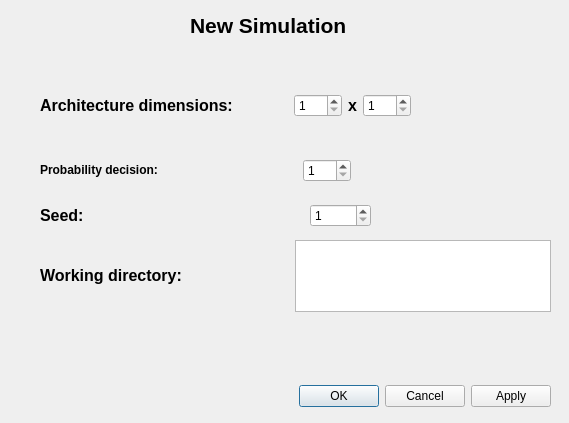
<?xml version="1.0" encoding="UTF-8"?>
<ui version="4.0">
 <class>SimulationDialog</class>
 <widget class="QDialog" name="SimulationDialog">
  <property name="geometry">
   <rect>
    <x>0</x>
    <y>0</y>
    <width>569</width>
    <height>423</height>
   </rect>
  </property>
  <property name="windowTitle">
   <string>Invasim</string>
  </property>
  <widget class="QDialogButtonBox" name="buttonBox">
   <property name="geometry">
    <rect>
     <x>210</x>
     <y>380</y>
     <width>341</width>
     <height>32</height>
    </rect>
   </property>
   <property name="orientation">
    <enum>Qt::Horizontal</enum>
   </property>
   <property name="standardButtons">
    <set>QDialogButtonBox::Apply|QDialogButtonBox::Cancel|QDialogButtonBox::Ok</set>
   </property>
   <property name="centerButtons">
    <bool>false</bool>
   </property>
  </widget>
  <widget class="QLabel" name="title_label">
   <property name="geometry">
    <rect>
     <x>190</x>
     <y>10</y>
     <width>161</width>
     <height>31</height>
    </rect>
   </property>
   <property name="text">
    <string>&lt;html&gt;&lt;head/&gt;&lt;body&gt;&lt;p&gt;&lt;span style=&quot; font-size:16pt; font-weight:600;&quot;&gt;New Simulation&lt;/span&gt;&lt;/p&gt;&lt;/body&gt;&lt;/html&gt;</string>
   </property>
  </widget>
  <widget class="QWidget" name="horizontalLayoutWidget">
   <property name="geometry">
    <rect>
     <x>40</x>
     <y>70</y>
     <width>371</width>
     <height>71</height>
    </rect>
   </property>
   <layout class="QHBoxLayout" name="dim_container">
    <item>
     <widget class="QLabel" name="arch_label">
      <property name="text">
       <string>&lt;html&gt;&lt;head/&gt;&lt;body&gt;&lt;p&gt;&lt;span style=&quot; font-size:12pt; font-weight:600;&quot;&gt;Architecture dimensions:&lt;/span&gt;&lt;/p&gt;&lt;/body&gt;&lt;/html&gt;</string>
      </property>
     </widget>
    </item>
    <item>
     <spacer name="horizontalSpacer">
      <property name="orientation">
       <enum>Qt::Horizontal</enum>
      </property>
      <property name="sizeHint" stdset="0">
       <size>
        <width>58</width>
        <height>20</height>
       </size>
      </property>
     </spacer>
    </item>
    <item>
     <widget class="QSpinBox" name="x_input">
      <property name="minimumSize">
       <size>
        <width>48</width>
        <height>0</height>
       </size>
      </property>
      <property name="readOnly">
       <bool>false</bool>
      </property>
      <property name="minimum">
       <number>1</number>
      </property>
      <property name="maximum">
       <number>100</number>
      </property>
     </widget>
    </item>
    <item>
     <widget class="QLabel" name="dot_label">
      <property name="text">
       <string>&lt;html&gt;&lt;head/&gt;&lt;body&gt;&lt;p align=&quot;center&quot;&gt;&lt;span style=&quot; font-size:12pt; font-weight:600;&quot;&gt;x&lt;/span&gt;&lt;/p&gt;&lt;/body&gt;&lt;/html&gt;</string>
      </property>
     </widget>
    </item>
    <item>
     <widget class="QSpinBox" name="y_input">
      <property name="minimumSize">
       <size>
        <width>48</width>
        <height>0</height>
       </size>
      </property>
      <property name="readOnly">
       <bool>false</bool>
      </property>
      <property name="minimum">
       <number>1</number>
      </property>
      <property name="maximum">
       <number>100</number>
      </property>
     </widget>
    </item>
   </layout>
  </widget>
  <widget class="QWidget" name="horizontalLayoutWidget_2">
   <property name="geometry">
    <rect>
     <x>40</x>
     <y>150</y>
     <width>311</width>
     <height>41</height>
    </rect>
   </property>
   <layout class="QHBoxLayout" name="decision_container">
    <item>
     <widget class="QLabel" name="decision_label">
      <property name="text">
       <string>&lt;html&gt;&lt;head/&gt;&lt;body&gt;&lt;p&gt;&lt;span style=&quot; font-weight:600;&quot;&gt;Probability decision: &lt;/span&gt;&lt;/p&gt;&lt;/body&gt;&lt;/html&gt;</string>
      </property>
     </widget>
    </item>
    <item>
     <spacer name="horizontalSpacer_2">
      <property name="orientation">
       <enum>Qt::Horizontal</enum>
      </property>
      <property name="sizeHint" stdset="0">
       <size>
        <width>40</width>
        <height>20</height>
       </size>
      </property>
     </spacer>
    </item>
    <item>
     <widget class="QSpinBox" name="decision_input">
      <property name="minimumSize">
       <size>
        <width>48</width>
        <height>0</height>
       </size>
      </property>
      <property name="readOnly">
       <bool>false</bool>
      </property>
      <property name="minimum">
       <number>1</number>
      </property>
      <property name="maximum">
       <number>100</number>
      </property>
     </widget>
    </item>
   </layout>
  </widget>
  <widget class="QWidget" name="horizontalLayoutWidget_3">
   <property name="geometry">
    <rect>
     <x>40</x>
     <y>240</y>
     <width>511</width>
     <height>72</height>
    </rect>
   </property>
   <layout class="QHBoxLayout" name="dir_container">
    <item>
     <widget class="QLabel" name="dir_label">
      <property name="text">
       <string>&lt;html&gt;&lt;head/&gt;&lt;body&gt;&lt;p&gt;&lt;span style=&quot; font-size:12pt; font-weight:600;&quot;&gt;Working directory:&lt;/span&gt;&lt;/p&gt;&lt;/body&gt;&lt;/html&gt;</string>
      </property>
     </widget>
    </item>
    <item>
     <spacer name="horizontalSpacer_3">
      <property name="orientation">
       <enum>Qt::Horizontal</enum>
      </property>
      <property name="sizeHint" stdset="0">
       <size>
        <width>40</width>
        <height>20</height>
       </size>
      </property>
     </spacer>
    </item>
    <item>
     <widget class="QTextEdit" name="dir_input"/>
    </item>
   </layout>
  </widget>
  <widget class="QWidget" name="horizontalLayoutWidget_4">
   <property name="geometry">
    <rect>
     <x>40</x>
     <y>200</y>
     <width>331</width>
     <height>31</height>
    </rect>
   </property>
   <layout class="QHBoxLayout" name="seed_container">
    <item>
     <widget class="QLabel" name="seed_label">
      <property name="text">
       <string>&lt;html&gt;&lt;head/&gt;&lt;body&gt;&lt;p&gt;&lt;span style=&quot; font-size:12pt; font-weight:600;&quot;&gt;Seed: &lt;/span&gt;&lt;/p&gt;&lt;/body&gt;&lt;/html&gt;</string>
      </property>
     </widget>
    </item>
    <item>
     <spacer name="horizontalSpacer_4">
      <property name="orientation">
       <enum>Qt::Horizontal</enum>
      </property>
      <property name="sizeHint" stdset="0">
       <size>
        <width>40</width>
        <height>20</height>
       </size>
      </property>
     </spacer>
    </item>
    <item>
     <widget class="QSpinBox" name="seed_input">
      <property name="minimumSize">
       <size>
        <width>48</width>
        <height>0</height>
       </size>
      </property>
      <property name="readOnly">
       <bool>false</bool>
      </property>
      <property name="minimum">
       <number>1</number>
      </property>
      <property name="maximum">
       <number>10000</number>
      </property>
     </widget>
    </item>
   </layout>
  </widget>
 </widget>
 <resources/>
 <connections>
  <connection>
   <sender>buttonBox</sender>
   <signal>accepted()</signal>
   <receiver>SimulationDialog</receiver>
   <slot>accept()</slot>
   <hints>
    <hint type="sourcelabel">
     <x>248</x>
     <y>254</y>
    </hint>
    <hint type="destinationlabel">
     <x>157</x>
     <y>274</y>
    </hint>
   </hints>
  </connection>
  <connection>
   <sender>buttonBox</sender>
   <signal>rejected()</signal>
   <receiver>SimulationDialog</receiver>
   <slot>reject()</slot>
   <hints>
    <hint type="sourcelabel">
     <x>316</x>
     <y>260</y>
    </hint>
    <hint type="destinationlabel">
     <x>286</x>
     <y>274</y>
    </hint>
   </hints>
  </connection>
 </connections>
</ui>
